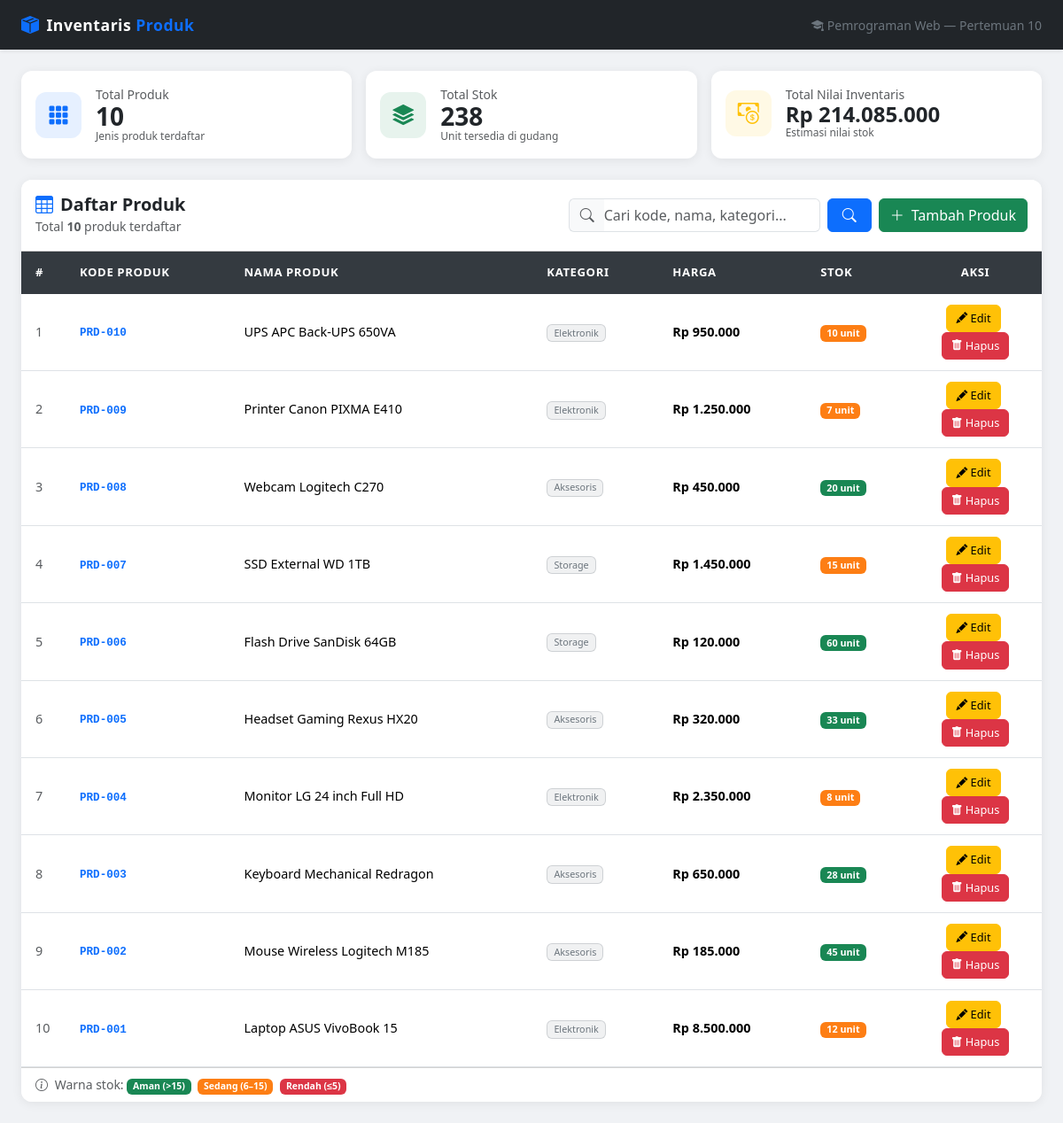
The page / on the database its author committed.
### tables this page shows
CREATE TABLE produk (
    id          INT(11)         NOT NULL AUTO_INCREMENT,
    kode_produk VARCHAR(20)     NOT NULL UNIQUE,
    nama_produk VARCHAR(100)    NOT NULL,
    kategori    VARCHAR(50)     NOT NULL,
    harga       DECIMAL(15, 2)  NOT NULL DEFAULT 0.00,
    stok        INT(11)         NOT NULL DEFAULT 0,
    created_at  TIMESTAMP       NOT NULL DEFAULT CURRENT_TIMESTAMP,
    updated_at  TIMESTAMP       NOT NULL DEFAULT CURRENT_TIMESTAMP ON UPDATE CURRENT_TIMESTAMP,
    PRIMARY KEY (id)
);

### index.php (the view, shortened to what this page needs)
<?php
require_once 'koneksi.php';
$keyword   = '';
$kondisiWhere = '';
$sql  = "SELECT * FROM produk {$kondisiWhere} ORDER BY id DESC";
$stmt = $koneksi->prepare($sql);
$stmt->execute();
$result    = $stmt->get_result();
$totalData = $result->num_rows;
$stmtStats = $koneksi->prepare("SELECT COUNT(*) as total_produk, SUM(stok) as total_stok, SUM(harga * stok) as total_nilai FROM produk");
$stmtStats->execute();
$stats = $stmtStats->get_result()->fetch_assoc();
?>
<!DOCTYPE html>
<html lang="id">
<head>
    <link href="https://cdn.jsdelivr.net/npm/bootstrap@5.3.3/dist/css/bootstrap.min.css" rel="stylesheet">
    <link href="https://cdn.jsdelivr.net/npm/bootstrap-icons@1.11.3/font/bootstrap-icons.min.css" rel="stylesheet">
</head>
<body>
<nav class="navbar navbar-dark bg-dark shadow-sm">
    <div class="container-fluid px-4">
        <a class="navbar-brand d-flex align-items-center gap-2" href="index.php">
            <i class="bi bi-box-seam-fill text-primary fs-5"></i>
            <span>Inventaris <span class="text-primary">Produk</span></span>
        </a>
        <div class="d-flex align-items-center gap-3">
            <span class="text-secondary small"><i class="bi bi-mortarboard-fill me-1"></i>Pemrograman Web — Pertemuan 10</span>
        </div>
    </div>
</nav>
<div class="container-fluid px-4 py-4">
    <div class="row g-3 mb-4">
        <div class="col-12 col-sm-6 col-xl-4">
            <div class="card stat-card h-100 p-3">
                <div class="d-flex align-items-center gap-3">
                    <div class="stat-icon bg-primary bg-opacity-10 text-primary"><i class="bi bi-grid-3x3-gap-fill"></i></div>
                    <div>
                        <div class="text-muted small">Total Produk</div>
                        <div class="stat-value fw-bold fs-3 lh-1"><?= number_format((int)$stats['total_produk']) ?></div>
                        <div class="text-muted" style="font-size:.75rem;">Jenis produk terdaftar</div>
                    </div>
                </div>
            </div>
        </div>
        <div class="col-12 col-sm-6 col-xl-4">
            <div class="card stat-card h-100 p-3">
                <div class="d-flex align-items-center gap-3">
                    <div class="stat-icon bg-success bg-opacity-10 text-success"><i class="bi bi-stack"></i></div>
                    <div>
                        <div class="text-muted small">Total Stok</div>
                        <div class="stat-value fw-bold fs-3 lh-1"><?= number_format((int)$stats['total_stok']) ?></div>
                        <div class="text-muted" style="font-size:.75rem;">Unit tersedia di gudang</div>
                    </div>
                </div>
            </div>
        </div>
        <div class="col-12 col-sm-6 col-xl-4">
            <div class="card stat-card h-100 p-3">
                <div class="d-flex align-items-center gap-3">
                    <div class="stat-icon bg-warning bg-opacity-10 text-warning"><i class="bi bi-cash-coin"></i></div>
                    <div>
                        <div class="text-muted small">Total Nilai Inventaris</div>
                        <div class="stat-value fw-bold fs-4 lh-1">Rp <?= number_format((float)$stats['total_nilai'], 0, ',', '.') ?></div>
                        <div class="text-muted" style="font-size:.75rem;">Estimasi nilai stok</div>
                    </div>
                </div>
            </div>
        </div>
    </div>
    <div class="card table-card">
        <div class="card-header bg-white py-3 d-flex flex-wrap align-items-center justify-content-between gap-3">
            <div>
                <h5 class="mb-0 fw-bold"><i class="bi bi-table me-2 text-primary"></i>Daftar Produk</h5>
                <small class="text-muted">
                    <?php if ($keyword): ?>
                        Menampilkan <strong><?= $totalData ?></strong> hasil pencarian untuk "<strong><?= htmlspecialchars($keyword) ?></strong>"
                    <?php else: ?>
                        Total <strong><?= $totalData ?></strong> produk terdaftar
                    <?php endif; ?>
                </small>
            </div>
            <div class="d-flex flex-wrap gap-2">
                <form method="GET" action="index.php" class="d-flex gap-2">
                    <div class="input-group" style="min-width:240px;">
                        <span class="input-group-text bg-light border-end-0"><i class="bi bi-search text-muted"></i></span>
                        <input
                            type="text"
                            name="search"
                            class="form-control border-start-0 ps-0"
                            placeholder="Cari kode, nama, kategori..."
                            value="<?= htmlspecialchars($keyword) ?>"
                            autocomplete="off"
                        >
                    </div>
                    <button type="submit" class="btn btn-primary px-3"><i class="bi bi-search"></i></button>
                </form>
                <a href="tambah.php" class="btn btn-success d-flex align-items-center gap-2">
                    <i class="bi bi-plus-lg"></i> <span>Tambah Produk</span>
                </a>
            </div>
        </div>
        <div class="card-body p-0">
            <div class="table-responsive">
                <table class="table table-hover mb-0">
                    <thead>
                        <tr>
                            <th style="width:50px;">#</th>
                            <th>Kode Produk</th>
                            <th>Nama Produk</th>
                            <th>Kategori</th>
                            <th>Harga</th>
                            <th>Stok</th>
                            <th style="width:150px;" class="text-center">Aksi</th>
                        </tr>
                    </thead>
                    <tbody>
                        <?php if ($totalData > 0): ?>
                            <?php $no = 1; while ($row = $result->fetch_assoc()): ?>
                            <tr>
                                <td class="text-muted small"><?= $no++ ?></td>
                                <td>
                                    <code class="text-primary fw-semibold"><?= htmlspecialchars($row['kode_produk']) ?></code>
                                </td>
                                <td class="fw-medium"><?= htmlspecialchars($row['nama_produk']) ?></td>
                                <td>
                                    <span class="badge bg-secondary bg-opacity-10 text-secondary border border-secondary border-opacity-25 fw-normal">
                                        <?= htmlspecialchars($row['kategori']) ?>
                                    </span>
                                </td>
                                <td class="fw-semibold">Rp <?= number_format($row['harga'], 0, ',', '.') ?></td>
                                <td>
                                    <?php
                                    $stok = (int)$row['stok'];
                                    if ($stok <= 5) {
                                        echo "<span class='badge badge-stok-rendah'>$stok unit</span>";
                                    } elseif ($stok <= 15) {
                                        echo "<span class='badge badge-stok-sedang'>$stok unit</span>";
                                    } else {
                                        echo "<span class='badge badge-stok-aman'>$stok unit</span>";
                                    }
                                    ?>
                                </td>
                                <td class="text-center">
                                    <a href="edit.php?id=<?= $row['id'] ?>" class="btn btn-sm btn-warning btn-action me-1" title="Edit">
                                        <i class="bi bi-pencil-fill"></i> Edit
                                    </a>
                                    <a href="hapus.php?id=<?= $row['id'] ?>"
                                       class="btn btn-sm btn-danger btn-action"
                                       title="Hapus"
                                       onclick="return confirm('Yakin ingin menghapus produk \'<?= addslashes(htmlspecialchars($row['nama_produk'])) ?>\'?\n\nAksi ini tidak dapat dibatalkan!')">
                                        <i class="bi bi-trash-fill"></i> Hapus
                                    </a>
                                </td>
                            </tr>
                            <?php endwhile; ?>
                        <?php endif; ?>
                    </tbody>
                </table>
            </div>
        </div>
        <div class="card-footer bg-white text-muted small py-2 px-3">
            <i class="bi bi-info-circle me-1"></i>
            Warna stok: <span class="badge badge-stok-aman me-1">Aman (>15)</span>
            <span class="badge badge-stok-sedang me-1">Sedang (6–15)</span>
            <span class="badge badge-stok-rendah">Rendah (≤5)</span>
        </div>
    </div>
</div>
</body>
</html>

### index.php (style rules this page uses)
:root { --primary-color: #0d6efd; --sidebar-bg: #1a1d23; }
body { background-color: #f0f2f5; font-family: 'Segoe UI', sans-serif; }
.navbar-brand { font-weight: 700; font-size: 1.1rem; letter-spacing: 0.5px; }
.stat-card { border: none; border-radius: 12px; box-shadow: 0 2px 12px rgba(0,0,0,0.07); transition: transform 0.2s, box-shadow 0.2s; }
.stat-icon { width: 52px; height: 52px; border-radius: 12px; display: flex; align-items: center; justify-content: center; font-size: 1.5rem; }
.table-card { border: none; border-radius: 12px; box-shadow: 0 2px 12px rgba(0,0,0,0.07); overflow: hidden; }
.table thead th { background-color: #343a40; color: #fff; font-weight: 600; font-size: 0.82rem; text-transform: uppercase; letter-spacing: 0.6px; border: none; padding: 14px 16px; white-space: nowrap; }
.table tbody tr { transition: background-color 0.15s; }
.table tbody td { vertical-align: middle; padding: 12px 16px; font-size: 0.9rem; }
.badge-stok-rendah { background-color: #dc3545; }
.badge-stok-sedang { background-color: #fd7e14; }
.badge-stok-aman { background-color: #198754; }
.btn-action { padding: 5px 10px; font-size: 0.8rem; border-radius: 6px; }

### rows shown on the page
produk: kode_produk "PRD-010", nama_produk "UPS APC Back-UPS 650VA", kategori "Elektronik", harga "950.000", stok "10"
produk: kode_produk "PRD-009", nama_produk "Printer Canon PIXMA E410", kategori "Elektronik", harga "1.250.000", stok "7"
produk: kode_produk "PRD-008", nama_produk "Webcam Logitech C270", kategori "Aksesoris", harga "450.000", stok "20"
produk: kode_produk "PRD-007", nama_produk "SSD External WD 1TB", kategori "Storage", harga "1.450.000", stok "15"
produk: kode_produk "PRD-006", nama_produk "Flash Drive SanDisk 64GB", kategori "Storage", harga "120.000", stok "60"
produk: kode_produk "PRD-005", nama_produk "Headset Gaming Rexus HX20", kategori "Aksesoris", harga "320.000", stok "33"
produk: kode_produk "PRD-004", nama_produk "Monitor LG 24 inch Full HD", kategori "Elektronik", harga "2.350.000", stok "8"
produk: kode_produk "PRD-003", nama_produk "Keyboard Mechanical Redragon", kategori "Aksesoris", harga "650.000", stok "28"
produk: kode_produk "PRD-002", nama_produk "Mouse Wireless Logitech M185", kategori "Aksesoris", harga "185.000", stok "45"
produk: kode_produk "PRD-001", nama_produk "Laptop ASUS VivoBook 15", kategori "Elektronik", harga "8.500.000", stok "12"

### other values the page prints
$stats['total_produk'] "10"
$stats['total_stok'] "238"
$stats['total_nilai'] "214.085.000"
$totalData "10"
